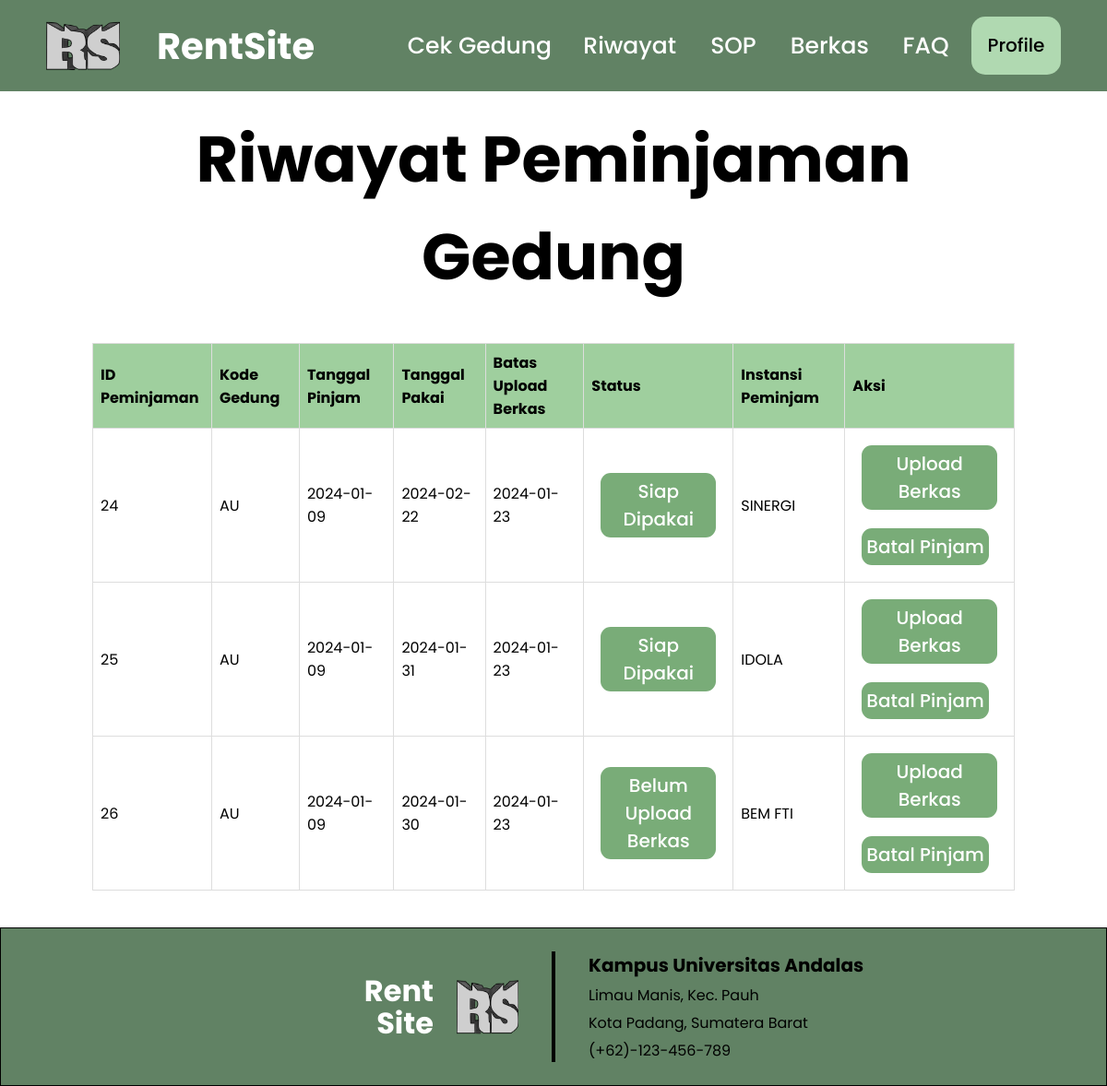
Screenshot of /user/riwayat.php with the database file from the repository.
### tables this page shows
CREATE TABLE `peminjaman_gedung` (
  `id_peminjaman` int(11) NOT NULL,
  `kode_gedung` varchar(255) DEFAULT NULL,
  `tanggal_pinjam` date DEFAULT NULL,
  `tanggal_pakai` date DEFAULT NULL,
  `batas_upload_berkas` date DEFAULT NULL,
  `instansi_peminjam` varchar(255) DEFAULT NULL,
  `id` int(11) DEFAULT NULL,
  `status_upload_berkas` int(11) DEFAULT 0
);

### user/riwayat.php (the view, shortened to what this page needs)
<?php
require '../function.php';
$sql = "SELECT * FROM peminjaman_gedung";
$result = $conn->query($sql);
?>
<!DOCTYPE html>
<html lang="en">
<head>
    <link rel="stylesheet" href="../css/riwayat.css?v=<?php echo time(); ?>" />
    <link rel="stylesheet" href="https://cdnjs.cloudflare.com/ajax/libs/font-awesome/4.7.0/css/font-awesome.min.css" />
</head>
<body>
    <div class="container">
        <nav class="menu">
            <div class="logo">
                <img class="gmblogo" src="../img/logorentsite.png" alt="" />
                <a href="landingPageUser.php" style="text-decoration: none;">
                    <h1>RentSite</h1>
                </a>
            </div>
            <ul>
                <li><a href="cekGedungUser.php">Cek Gedung</a></li>
                <li><a href="riwayat.php">Riwayat</a></li>
                <li><a href="sopUser.php">SOP</a></li>
                <li><a href="loadBerkasUser.php">Berkas</a></li>
                <li><a href="faqUser.php">FAQ</a></li>
                <a href="profilUser.php" class="login1">Profile</a>
            </ul>
        </nav>
    </div>
    <main>
        <div class="konten1">Riwayat Peminjaman Gedung</div>
        <div class="isitable">
            <?php
            if ($result->num_rows > 0) {
                echo "<table>";
                echo "<tr><th>ID Peminjaman</th><th>Kode Gedung</th><th>Tanggal Pinjam</th><th>Tanggal Pakai</th><th>Batas Upload Berkas</th><th>Status</th><th>Instansi Peminjam</th><th>Aksi</th></tr>";
                while ($row = $result->fetch_assoc()) {
                    $date1 = $row["tanggal_pinjam"];
                    $date = new DateTime($date1);
                    $date_plus = $date->modify("+14 days");
                    $date_plus->format("Y-m-d");
                    $status = ($row["status_upload_berkas"] == 1) ? "Proses Verifikasi" : (($row["status_upload_berkas"] == 2) ? "Siap Dipakai" : "Belum Upload Berkas");
                    echo "<tr>";
                    echo "<td>" . $row["id_peminjaman"] . "</td>";
                    echo "<td>" . $row["kode_gedung"] . "</td>";
                    echo "<td>" . $row["tanggal_pinjam"] . "</td>";
                    echo "<td>" . $row["tanggal_pakai"] . "</td>";
                    echo "<td>" . $date_plus->format("Y-m-d") . "</td>";
                    echo '<td class="pilihan">' . '<a class="tersedia" href="">' . $status . '</a>';
                    echo "<td>" . $row["instansi_peminjam"] . "</td>";
                    echo '<td class="pilihan">' . '<a class="tersedia" href="../upload.php?id=' . $row["id_peminjaman"] . '">Upload Berkas</a>' . '<a class="tersedia" href="hapus_peminjaman.php?id=' . $row["id_peminjaman"] . '">Batal Pinjam</a>' . "</td>";
                    echo "</tr>";
                }
                echo "</table>";
            } else {
                echo "Tidak ada data gedung.";
            }
            ?>
        </div>
    </main>
    <fotter>
        <div class="foot1">
            <ui class="judul">Rent Site</ui>
            <img class="logo" src="../img/logorentsite.png" alt="" />
        </div>
        <div class="foot2"></div>
        <div class="foot3">
            <p class="kontak1">Kampus Universitas Andalas</p>
            <a class="kontak2" href="">Limau Manis, Kec. Pauh</a>
            <a class="kontak3" href="">Kota Padang, Sumatera Barat</a>
            <a class="kontak4" href="">(+62)-123-456-789</a>
        </div>
    </fotter>
</body>
</html>

### css/riwayat.css (style rules this page uses)
* { margin: 0; padding: 0; box-sizing: border-box; outline: none; border: none; list-style-type: none; }
:root { --one: #618264; --two: #79ac78; --three: #b0d9b1; --four: #d0e7d2; }
body { font-family: poppins; }
nav { position: fixed; align-content: center; padding-left: 96px; padding-right: 96px; height: 6.2em; background-color: var(--one); display: grid; width: 100%; grid-template-columns: 1fr 1fr; z-index: 999; top: 0px; }
.menu ul { display: flex; flex-direction: row; justify-content: space-between; }
.logo { display: flex; flex-direction: row; align-items: center; }
.gmblogo { width: 80px; height: 60px; }
h1 { margin-left: 40px; font-weight: 700; font-size: 40px; color: white; }
.menu >ul>li>a { min-width: 80px; padding: 0.5em; text-align: center; display: block; font-weight: 500; font-size: 25px; text-decoration: none; color: white; background-color: var(--one); }
.login1 { border-top: 1rem solid transparent ; color: black; text-decoration: none; text-align: center; font-weight: 500; font-size: 20px; background-color: var(--three); cursor: pointer; border-radius: 15px; width: 97px; }
main { padding-left: 240px; padding-right: 240px; }
.konten1 { margin-top: 120px; font-weight: 700; font-size: 70px; text-align: center; }
table { width: 100%; border-collapse: collapse; }
th, td { border: 1px solid #dddddd; text-align: left; padding: 8px; }
th { background-color: #9fcf9e; }
.isitable { margin: 40px 0px; overflow-x: auto; }
table a { display: inline-block; padding: 5px; color: white; text-decoration: none; text-align: center; font-weight: 500; font-size: 20px; background-color: var(--three); cursor: pointer; border-radius: 11px; align-content: center; margin: 10px; }
.tersedia { background-color: #79ac78; }
fotter { background-color: var(--one); padding: 25px; border: 1px solid black; display: flex; flex-direction: row; justify-content: center; align-items: center; }
.foot1 { align-items: center; display: flex; flex-wrap: wrap-reverse; justify-content: end; width: 300px; gap:25px; }
.foot1 .judul { text-align: end; display: block; width: 80px; color: white; line-height: 35px; font-weight: 700; font-size: 32px; }
.foot1 .logo { height: 67px; width: 67px; }
.foot2 { margin-right: 36px; margin-left: 36px; height: 120px; width: 4px; background-color: black; }
.foot3 { width: 300px; }
.foot3 a { display: block; text-decoration: none; color: black; margin-top: 5px; }
.kontak1 { font-weight: 700; font-size: 20px; }
@media (max-width: 1600px) { nav { padding-left: 50px; padding-right: 50px; grid-template-columns: 1fr 1.9fr; } }

### rows the page displays
peminjaman_gedung: id_peminjaman "24", kode_gedung "AU", tanggal_pinjam "2024-01-09", tanggal_pakai "2024-02-22", tanggal_pinjam "2024-01-23", status_upload_berkas "Siap Dipakai", instansi_peminjam "SINERGI"
peminjaman_gedung: id_peminjaman "25", kode_gedung "AU", tanggal_pinjam "2024-01-09", tanggal_pakai "2024-01-31", tanggal_pinjam "2024-01-23", status_upload_berkas "Siap Dipakai", instansi_peminjam "IDOLA"
peminjaman_gedung: id_peminjaman "26", kode_gedung "AU", tanggal_pinjam "2024-01-09", tanggal_pakai "2024-01-30", tanggal_pinjam "2024-01-23", status_upload_berkas "Belum Upload Berkas", instansi_peminjam "BEM FTI"
